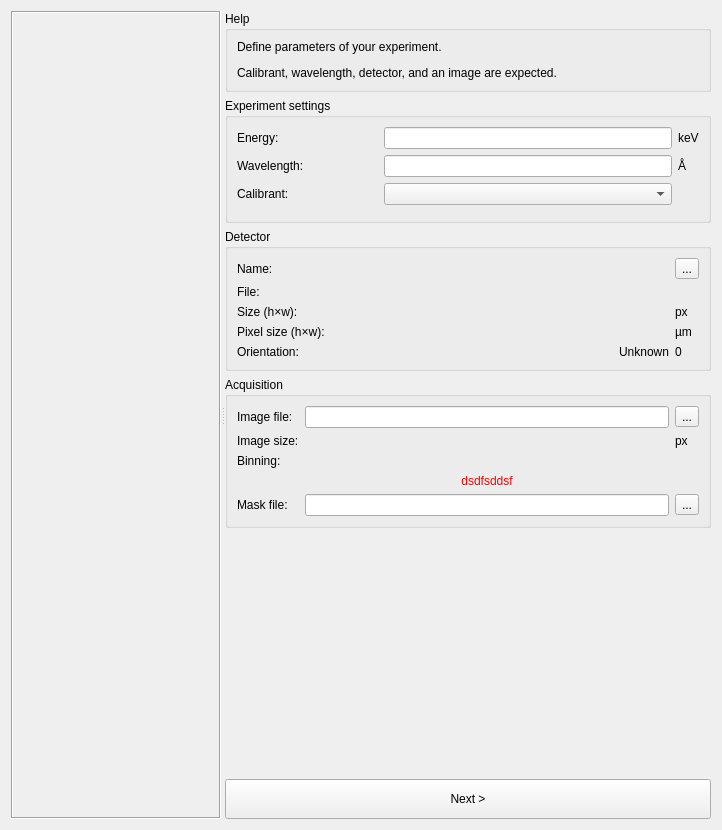
<?xml version="1.0" encoding="UTF-8"?>
<ui version="4.0">
 <class>Form</class>
 <widget class="QWidget" name="Form">
  <property name="geometry">
   <rect>
    <x>0</x>
    <y>0</y>
    <width>722</width>
    <height>830</height>
   </rect>
  </property>
  <property name="windowTitle">
   <string>Experiment settings</string>
  </property>
  <layout class="QHBoxLayout" name="horizontalLayout">
   <item>
    <widget class="QSplitter" name="splitter">
     <property name="orientation">
      <enum>Qt::Horizontal</enum>
     </property>
     <widget class="QFrame" name="_imageHolder">
      <property name="frameShape">
       <enum>QFrame::Box</enum>
      </property>
      <property name="frameShadow">
       <enum>QFrame::Sunken</enum>
      </property>
      <property name="lineWidth">
       <number>1</number>
      </property>
     </widget>
     <widget class="QWidget" name="widget" native="true">
      <layout class="QVBoxLayout" name="verticalLayout_3">
       <property name="leftMargin">
        <number>0</number>
       </property>
       <property name="topMargin">
        <number>0</number>
       </property>
       <property name="rightMargin">
        <number>0</number>
       </property>
       <property name="bottomMargin">
        <number>0</number>
       </property>
       <item>
        <widget class="QGroupBox" name="groupBox_8">
         <property name="sizePolicy">
          <sizepolicy hsizetype="Preferred" vsizetype="Fixed">
           <horstretch>0</horstretch>
           <verstretch>0</verstretch>
          </sizepolicy>
         </property>
         <property name="title">
          <string>Help</string>
         </property>
         <layout class="QVBoxLayout" name="verticalLayout_12">
          <item>
           <widget class="QLabel" name="label_40">
            <property name="text">
             <string>&lt;html&gt;&lt;head/&gt;&lt;body&gt;&lt;p&gt;Define parameters of your experiment.&lt;/p&gt;&lt;p&gt;Calibrant, wavelength, detector, and an image are expected.&lt;/p&gt;&lt;/body&gt;&lt;/html&gt;</string>
            </property>
            <property name="wordWrap">
             <bool>true</bool>
            </property>
           </widget>
          </item>
         </layout>
        </widget>
       </item>
       <item>
        <widget class="QGroupBox" name="groupBox">
         <property name="title">
          <string>Experiment settings</string>
         </property>
         <layout class="QGridLayout" name="gridLayout_2">
          <item row="5" column="0">
           <widget class="QLabel" name="label_6">
            <property name="text">
             <string>Calibrant:</string>
            </property>
           </widget>
          </item>
          <item row="1" column="3">
           <widget class="QLabel" name="_wavelengthUnit">
            <property name="sizePolicy">
             <sizepolicy hsizetype="Fixed" vsizetype="Preferred">
              <horstretch>0</horstretch>
              <verstretch>0</verstretch>
             </sizepolicy>
            </property>
            <property name="text">
             <string>Å</string>
            </property>
           </widget>
          </item>
          <item row="1" column="0">
           <widget class="QLabel" name="label_3">
            <property name="text">
             <string>Wavelength:</string>
            </property>
            <property name="buddy">
             <cstring>_wavelength</cstring>
            </property>
           </widget>
          </item>
          <item row="1" column="1" colspan="2">
           <widget class="QuantityEdit" name="_wavelength">
            <property name="text">
             <string/>
            </property>
            <property name="alignment">
             <set>Qt::AlignRight|Qt::AlignTrailing|Qt::AlignVCenter</set>
            </property>
           </widget>
          </item>
          <item row="0" column="3">
           <widget class="QLabel" name="_energyUnit">
            <property name="sizePolicy">
             <sizepolicy hsizetype="Fixed" vsizetype="Preferred">
              <horstretch>0</horstretch>
              <verstretch>0</verstretch>
             </sizepolicy>
            </property>
            <property name="text">
             <string>keV</string>
            </property>
           </widget>
          </item>
          <item row="5" column="1" colspan="2">
           <widget class="CalibrantSelector2" name="_calibrant"/>
          </item>
          <item row="0" column="1" colspan="2">
           <widget class="QuantityEdit" name="_energy">
            <property name="text">
             <string/>
            </property>
            <property name="alignment">
             <set>Qt::AlignRight|Qt::AlignTrailing|Qt::AlignVCenter</set>
            </property>
           </widget>
          </item>
          <item row="0" column="0">
           <widget class="QLabel" name="label_7">
            <property name="text">
             <string>Energy:</string>
            </property>
            <property name="buddy">
             <cstring>_energy</cstring>
            </property>
           </widget>
          </item>
          <item row="6" column="1" colspan="2">
           <widget class="CalibrantPreview" name="_calibrantPreview" native="true"/>
          </item>
         </layout>
         <zorder>_energy</zorder>
         <zorder>label_3</zorder>
         <zorder>_wavelengthUnit</zorder>
         <zorder>_energyUnit</zorder>
         <zorder>_wavelength</zorder>
         <zorder>label_7</zorder>
         <zorder>label_6</zorder>
         <zorder>_calibrant</zorder>
         <zorder>_calibrantPreview</zorder>
        </widget>
       </item>
       <item>
        <widget class="QGroupBox" name="groupBox_3">
         <property name="title">
          <string>Detector</string>
         </property>
         <layout class="QGridLayout" name="gridLayout_3" columnstretch="0,1,0">
          <item row="0" column="0">
           <widget class="QLabel" name="label_9">
            <property name="text">
             <string>Name:</string>
            </property>
           </widget>
          </item>
          <item row="2" column="2">
           <widget class="QLabel" name="_detectorSizeUnit">
            <property name="text">
             <string>px</string>
            </property>
           </widget>
          </item>
          <item row="0" column="1">
           <widget class="DetectorLabel" name="_detectorLabel">
            <property name="text">
             <string/>
            </property>
            <property name="alignment">
             <set>Qt::AlignCenter</set>
            </property>
            <property name="textInteractionFlags">
             <set>Qt::LinksAccessibleByMouse|Qt::TextSelectableByMouse</set>
            </property>
           </widget>
          </item>
          <item row="0" column="2">
           <widget class="QToolButton" name="_customDetector">
            <property name="text">
             <string>...</string>
            </property>
           </widget>
          </item>
          <item row="1" column="0">
           <widget class="QLabel" name="_detectorFileDescriptionTitle">
            <property name="toolTip">
             <string>File describing this detector</string>
            </property>
            <property name="text">
             <string>File:</string>
            </property>
            <property name="buddy">
             <cstring>_image</cstring>
            </property>
           </widget>
          </item>
          <item row="3" column="2">
           <widget class="QLabel" name="_detectorPixelSizeUnit">
            <property name="text">
             <string>µm</string>
            </property>
           </widget>
          </item>
          <item row="3" column="0">
           <widget class="QLabel" name="_detectorPixelSizeLabel">
            <property name="toolTip">
             <string>Detector pixel size without binning</string>
            </property>
            <property name="text">
             <string>Pixel size (h×w):</string>
            </property>
           </widget>
          </item>
          <item row="2" column="0">
           <widget class="QLabel" name="_detectorSizeLabel">
            <property name="toolTip">
             <string>Detector size without binning</string>
            </property>
            <property name="text">
             <string>Size (h×w):</string>
            </property>
           </widget>
          </item>
          <item row="1" column="1">
           <widget class="ElidedLabel" name="_detectorFileDescription">
            <property name="text">
             <string/>
            </property>
           </widget>
          </item>
          <item row="3" column="1">
           <widget class="QLabel" name="_detectorPixelSize">
            <property name="text">
             <string/>
            </property>
            <property name="alignment">
             <set>Qt::AlignRight|Qt::AlignTrailing|Qt::AlignVCenter</set>
            </property>
           </widget>
          </item>
          <item row="2" column="1">
           <widget class="QLabel" name="_detectorSize">
            <property name="text">
             <string/>
            </property>
            <property name="alignment">
             <set>Qt::AlignRight|Qt::AlignTrailing|Qt::AlignVCenter</set>
            </property>
           </widget>
          </item>
          <item row="4" column="2">
           <widget class="QLabel" name="_detectorOrientationValue">
            <property name="text">
             <string>0</string>
            </property>
           </widget>
          </item>
          <item row="4" column="0">
           <widget class="QLabel" name="_detectorOrientationLabel">
            <property name="toolTip">
             <string>Detector pixel size without binning</string>
            </property>
            <property name="text">
             <string>Orientation:</string>
            </property>
           </widget>
          </item>
          <item row="4" column="1">
           <widget class="QLabel" name="_detectorOrientationName">
            <property name="text">
             <string>Unknown</string>
            </property>
            <property name="alignment">
             <set>Qt::AlignRight|Qt::AlignTrailing|Qt::AlignVCenter</set>
            </property>
           </widget>
          </item>
         </layout>
        </widget>
       </item>
       <item>
        <widget class="QGroupBox" name="groupBox_2">
         <property name="title">
          <string>Acquisition</string>
         </property>
         <layout class="QGridLayout" name="gridLayout" columnstretch="0,0,0">
          <item row="3" column="1">
           <widget class="QLabel" name="_error">
            <property name="styleSheet">
             <string notr="true">QLabel {color:red}</string>
            </property>
            <property name="text">
             <string>dsdfsddsf</string>
            </property>
            <property name="alignment">
             <set>Qt::AlignCenter</set>
            </property>
           </widget>
          </item>
          <item row="0" column="2">
           <widget class="LoadImageToolButton" name="_imageLoader">
            <property name="toolTip">
             <string>Load an image to calibrate</string>
            </property>
            <property name="text">
             <string>...</string>
            </property>
           </widget>
          </item>
          <item row="0" column="0">
           <widget class="QLabel" name="label_2">
            <property name="text">
             <string>Image file:</string>
            </property>
            <property name="buddy">
             <cstring>_image</cstring>
            </property>
           </widget>
          </item>
          <item row="4" column="1">
           <widget class="FileEdit" name="_mask">
            <property name="text">
             <string/>
            </property>
           </widget>
          </item>
          <item row="1" column="2">
           <widget class="QLabel" name="_imageSizeUnit">
            <property name="text">
             <string>px</string>
            </property>
           </widget>
          </item>
          <item row="4" column="0">
           <widget class="QLabel" name="label_78">
            <property name="text">
             <string>Mask file:</string>
            </property>
           </widget>
          </item>
          <item row="4" column="2">
           <widget class="LoadImageToolButton" name="_maskLoader">
            <property name="toolTip">
             <string>Load a mask file</string>
            </property>
            <property name="text">
             <string>...</string>
            </property>
           </widget>
          </item>
          <item row="0" column="1">
           <widget class="FileEdit" name="_image">
            <property name="text">
             <string/>
            </property>
           </widget>
          </item>
          <item row="1" column="0">
           <widget class="QLabel" name="_imageSizeLabel">
            <property name="text">
             <string>Image size:</string>
            </property>
           </widget>
          </item>
          <item row="1" column="1">
           <widget class="QLabel" name="_imageSize">
            <property name="text">
             <string/>
            </property>
            <property name="alignment">
             <set>Qt::AlignRight|Qt::AlignTrailing|Qt::AlignVCenter</set>
            </property>
           </widget>
          </item>
          <item row="2" column="0">
           <widget class="QLabel" name="_binningLabel">
            <property name="text">
             <string>Binning:</string>
            </property>
           </widget>
          </item>
          <item row="2" column="1">
           <widget class="QLabel" name="_binning">
            <property name="text">
             <string/>
            </property>
            <property name="alignment">
             <set>Qt::AlignRight|Qt::AlignTrailing|Qt::AlignVCenter</set>
            </property>
           </widget>
          </item>
         </layout>
        </widget>
       </item>
       <item>
        <spacer name="verticalSpacer">
         <property name="orientation">
          <enum>Qt::Vertical</enum>
         </property>
         <property name="sizeHint" stdset="0">
          <size>
           <width>20</width>
           <height>40</height>
          </size>
         </property>
        </spacer>
       </item>
       <item>
        <widget class="QPushButton" name="_nextStep">
         <property name="minimumSize">
          <size>
           <width>0</width>
           <height>40</height>
          </size>
         </property>
         <property name="text">
          <string>Next &gt;</string>
         </property>
        </widget>
       </item>
      </layout>
     </widget>
    </widget>
   </item>
  </layout>
 </widget>
 <customwidgets>
  <customwidget>
   <class>DetectorLabel</class>
   <extends>QLabel</extends>
   <header>pyFAI.gui.widgets.DetectorLabel</header>
  </customwidget>
  <customwidget>
   <class>QuantityEdit</class>
   <extends>QLineEdit</extends>
   <header>pyFAI.gui.widgets.QuantityEdit</header>
  </customwidget>
  <customwidget>
   <class>LoadImageToolButton</class>
   <extends>QToolButton</extends>
   <header>pyFAI.gui.widgets.LoadImageToolButton</header>
  </customwidget>
  <customwidget>
   <class>FileEdit</class>
   <extends>QLineEdit</extends>
   <header>pyFAI.gui.widgets.FileEdit</header>
  </customwidget>
  <customwidget>
   <class>CalibrantSelector2</class>
   <extends>QComboBox</extends>
   <header>pyFAI.gui.widgets.CalibrantSelector2</header>
  </customwidget>
  <customwidget>
   <class>CalibrantPreview</class>
   <extends>QWidget</extends>
   <header>pyFAI.gui.widgets.CalibrantPreview</header>
   <container>1</container>
  </customwidget>
  <customwidget>
   <class>ElidedLabel</class>
   <extends>QLabel</extends>
   <header>silx.gui.widgets.ElidedLabel</header>
  </customwidget>
 </customwidgets>
 <tabstops>
  <tabstop>_energy</tabstop>
  <tabstop>_wavelength</tabstop>
  <tabstop>_calibrant</tabstop>
  <tabstop>_customDetector</tabstop>
  <tabstop>_image</tabstop>
  <tabstop>_imageLoader</tabstop>
  <tabstop>_mask</tabstop>
  <tabstop>_maskLoader</tabstop>
  <tabstop>_nextStep</tabstop>
 </tabstops>
 <resources/>
 <connections/>
</ui>
